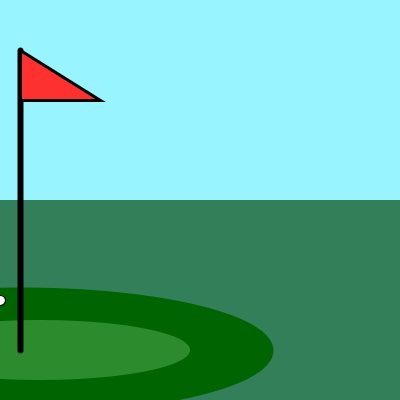
Frame 1 (no input)
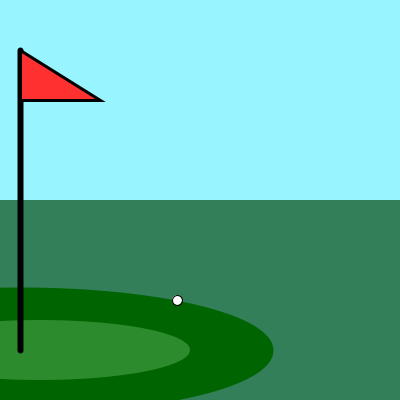
Frame 60 (the mouse pressed at the canvas centre just before this capture)
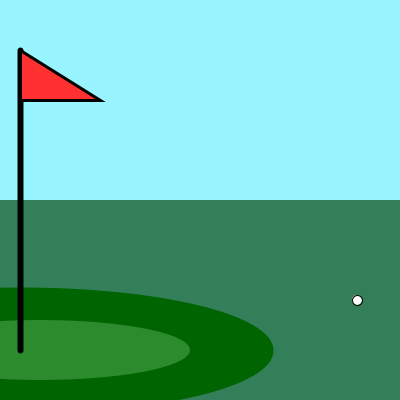
Frame 120 (the mouse held since frame 60 and released just before this capture)

The Processing sketch that drew these frames (run headless with seeded random() and noise(); from frame 60 on, the mouse is pressed at the canvas centre):

// Processing sketch: processing_133530
// ── processing_133530.pde


void setup(){
  background(152,245,255);
  size(400,400);
}

int x=0;
int speed=3;
void draw (){
  background(152,245,255);
   //grass
   fill(50,127,89);
   noStroke();
   rect(0,200,400,200);
   //outer green
   strokeWeight(6);
   stroke(0,100,0);
   fill(0,100,0);
   ellipse(20,350,500,120);
   //inner green
   noStroke();
   fill(113,198,113,100);
   ellipse(40,350,300,60);
   //flag
   stroke(0);
   line(20,50,20,350);
   strokeWeight(3);
   fill(255,48,48);
   triangle(20,50,100,100,20,100);
   //ball
   frameRate(30);
  strokeWeight(1);
  fill(255);
  stroke(0);
  ellipse(x,300,10,10);
  x=x+speed;
  if ((x<0)||(x>=400)){
    speed=speed*-1;
  }
}
